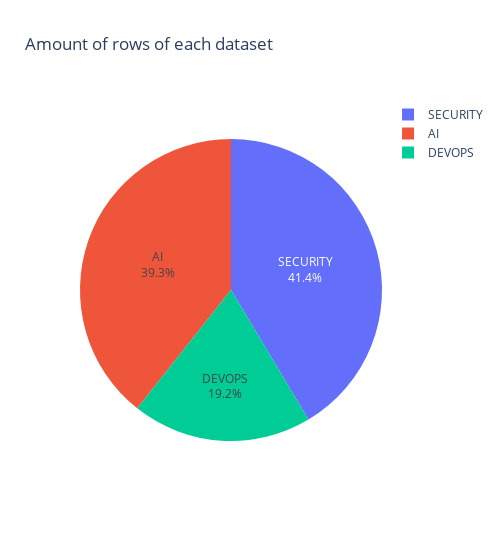

Here is the notebook cell this chart was saved with:
### Markdown cell above
### Amount of data per dataset
The amount of data per dataset is shown in the following pie chart. We can see that IT Security jobs dataset has the most data (nearly half of all the available data), followed by AI jobs and finally DevOps jobs.

> Note: As we will see in the next section, DevOps has less data because the dataset used has not been updated since 8 months.

### Code cell
fig = px.pie(df, names="dataset_type", title='Amount of rows of each dataset')
fig.update_layout(width=500)
fig.update_traces(textposition='inside', textinfo='percent+label')
fig.show()

### Figure 1 — Plotly figure (JSON) as saved in the notebook; plotly's stock layout.template omitted (floating-point values rounded to 4 significant figures; data arrays with more than 128 entries replaced by an {"elided": "..."} marker saying what was removed)
{"data": [{"domain": {"x": [0, 1], "y": [0, 1]}, "hovertemplate": "dataset_type=%{label}<extra></extra>", "labels": {"elided": "3785 str values"}, "legendgroup": "", "name": "", "showlegend": true, "textinfo": "percent+label", "textposition": "inside", "type": "pie"}], "layout": {"legend": {"tracegroupgap": 0}, "title": {"text": "Amount of rows of each dataset"}, "width": 500}}
